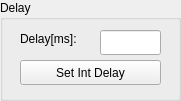
    <widget class="QGroupBox" name="groupBox_5">
     <property name="geometry">
      <rect>
       <x>20</x>
       <y>370</y>
       <width>181</width>
       <height>101</height>
      </rect>
     </property>
     <property name="title">
      <string>Delay</string>
     </property>
     <widget class="PyDMPushButton" name="PyDMPushButton_19">
      <property name="geometry">
       <rect>
        <x>20</x>
        <y>60</y>
        <width>141</width>
        <height>25</height>
       </rect>
      </property>
      <property name="toolTip">
       <string/>
      </property>
      <property name="text">
       <string>Set Int Delay</string>
      </property>
      <property name="alarmSensitiveContent" stdset="0">
       <bool>false</bool>
      </property>
      <property name="alarmSensitiveBorder" stdset="0">
       <bool>false</bool>
      </property>
      <property name="PyDMToolTip" stdset="0">
       <string/>
      </property>
      <property name="channel" stdset="0">
       <string>ca://${DEV}:SET_INT_DELAY_OUT.PROC</string>
      </property>
      <property name="passwordProtected" stdset="0">
       <bool>false</bool>
      </property>
      <property name="password" stdset="0">
       <string/>
      </property>
      <property name="protectedPassword" stdset="0">
       <string/>
      </property>
      <property name="showConfirmDialog" stdset="0">
       <bool>false</bool>
      </property>
      <property name="confirmMessage" stdset="0">
       <string>Are you sure you want to proceed?</string>
      </property>
      <property name="pressValue" stdset="0">
       <string>1</string>
      </property>
      <property name="releaseValue" stdset="0">
       <string>None</string>
      </property>
      <property name="relativeChange" stdset="0">
       <bool>false</bool>
      </property>
      <property name="writeWhenRelease" stdset="0">
       <bool>false</bool>
      </property>
     </widget>
     <widget class="PyDMLabel" name="PyDMLabel_106">
      <property name="geometry">
       <rect>
        <x>20</x>
        <y>30</y>
        <width>81</width>
        <height>17</height>
       </rect>
      </property>
      <property name="toolTip">
       <string/>
      </property>
      <property name="text">
       <string>Delay[ms]:</string>
      </property>
     </widget>
     <widget class="PyDMLineEdit" name="PyDMLineEdit_3">
      <property name="geometry">
       <rect>
        <x>100</x>
        <y>30</y>
        <width>61</width>
        <height>25</height>
       </rect>
      </property>
      <property name="toolTip">
       <string/>
      </property>
      <property name="precision" stdset="0">
       <number>0</number>
      </property>
      <property name="showUnits" stdset="0">
       <bool>false</bool>
      </property>
      <property name="precisionFromPV" stdset="0">
       <bool>true</bool>
      </property>
      <property name="alarmSensitiveContent" stdset="0">
       <bool>false</bool>
      </property>
      <property name="alarmSensitiveBorder" stdset="0">
       <bool>false</bool>
      </property>
      <property name="PyDMToolTip" stdset="0">
       <string/>
      </property>
      <property name="channel" stdset="0">
       <string>ca://${DEV}:DELAY</string>
      </property>
     </widget>
    </widget>
